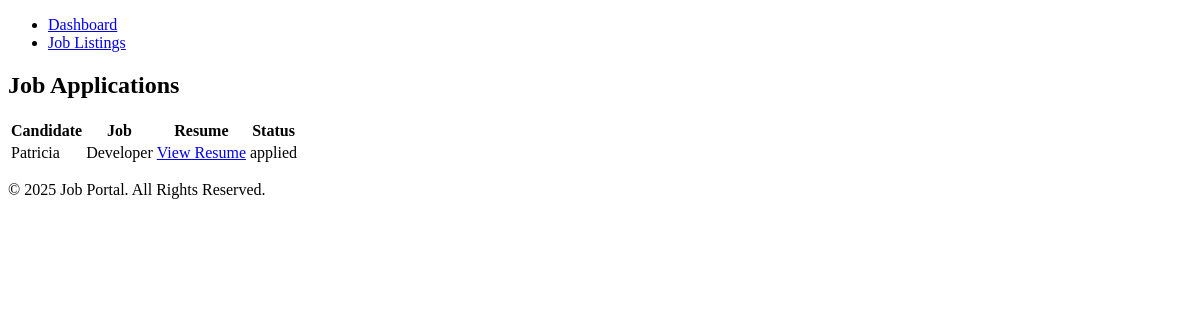
Page /dashboard/ (signed in) on the earlier database version.
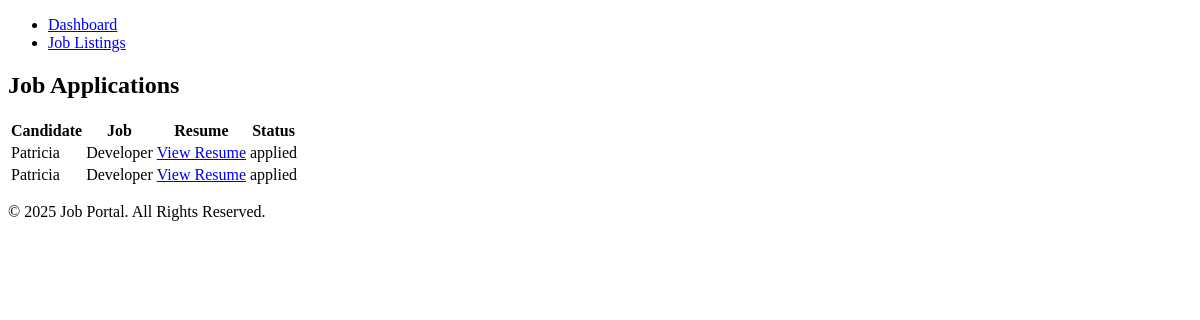
Same page on the later database version.
### jobs/models.py (models this page shows, shortened)
class JobApplication(models.Model):
    job = models.ForeignKey('Job', on_delete=models.CASCADE)
    candidate = models.ForeignKey(User, on_delete=models.CASCADE)
    resume = models.FileField(upload_to='applications/', blank=True, null=True)
    cover_letter = models.TextField(blank=True)
    status = models.CharField(max_length=20, choices=[
        ('applied', 'Applied'),
        ('reviewed', 'Reviewed'),
        ('accepted', 'Accepted'),
        ('rejected', 'Rejected'),
    ], default='applied')
    applied_at = models.DateTimeField(auto_now_add=True)

class Job(models.Model):
    title = models.CharField(max_length=255)
    company =models.CharField(max_length=255)
    location = models.CharField(max_length=255)
    description = models.TextField()
    salary = models.DecimalField(max_digits=10, decimal_places=2, null=True, blank=True)
    employment_type = models.CharField(max_length=255, choices=[('Full-Time', 'Full-Time'), ('Part-Time', 'Part-Time'), ('Contract', 'Contract')])
    industry = models.CharField(max_length=255)
    experience_level = models.CharField(max_length=100, choices=[('Entry', 'Entry'), ('Mid', 'Mid'), ('Senior', 'Senior')])
    skills_required= models.TextField()
    posted_at= models.DateTimeField(auto_now_add=True)
    user = models.ForeignKey(User, on_delete=models.CASCADE)

### jobs/views.py (the view)
# urls.py: path('dashboard/', employer_dashboard, name='employer_dashboard'),
@login_required
def employer_dashboard(request):
    if not hasattr(request.user, 'profile'):
        return redirect('create_profile')
    if request.user.profile.role != 'employer':
        return redirect ('job_list')
    applications  = JobApplication.objects.filter(job__user = request.user)
    return render (request, 'jobs/employer_dashboard.html', {'applications':applications})

### jobs/templates/jobs/employer_dashboard.html
{% extends 'base.html' %}
{% block content %}
<h2>Job Applications</h2>
<table>
    <tr>
        <th>Candidate</th>
        <th>Job</th>
        <th>Resume</th>
        <th>Status</th>
    </tr>
    {% for application in applications %}
    <tr>
        <td>{{ application.candidate.username }}</td>
        <td>{{ application.job.title }}</td>
        <td><a href="{{ application.resume.url }}">View Resume</a></td>
        <td>{{ application.status }}</td>
    </tr>
    {% empty %}
    <tr><td colspan="4">No applications available</td></tr>
    {% endfor %}
</table>
{% endblock %}

Differences in the rows shown:
added JobApplication: candidate.username "Patricia", job "Developer", status "applied"
